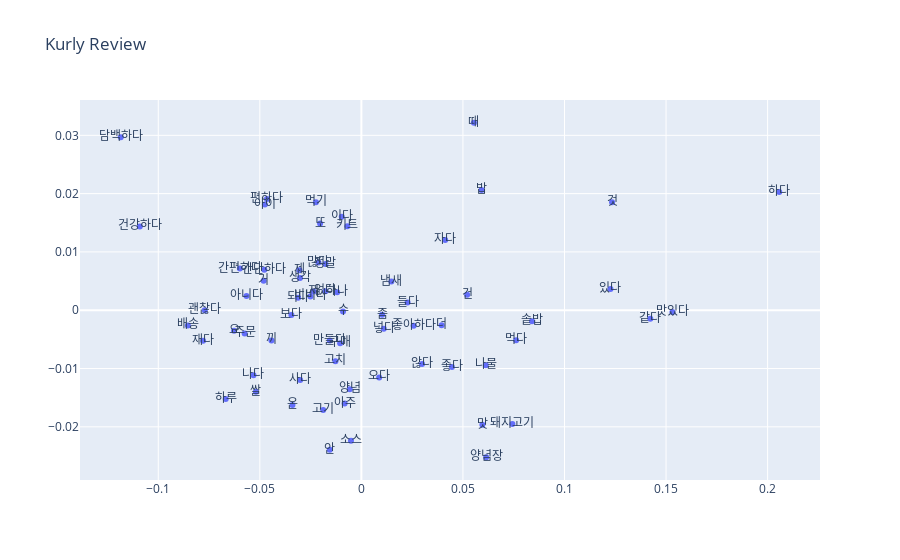

Source (notebook cell):
### Code cell
import plotly
import plotly.graph_objects as go
# annotation text 만들기 (시각화할 때 벡터 말고 단어도 필요하니까)
# vocabs = word_vectors.vocab.keys()

text=[]
for i,v in enumerate(vocabs):
    text.append(v)

fig = go.Figure(data=go.Scatter(x=xs,
                                y=ys,
                                mode='markers+text',
                                text=text)) 

fig.update_layout(title='Kurly Review')
fig.show()

plotly.offline.plot(
fig, filename='kurly_review.html'
)
fig.write_html("C:/Users/NT550-048/Desktop/잇더/솥밥/kurly_review_온하루한돈건나물솥밥.html")

### Figure 1 — Plotly figure (JSON) as saved in the notebook; plotly's stock layout.template omitted (floating-point values rounded to 4 significant figures)
{"data": [{"mode": "markers+text", "text": ["하다", "먹다", "맛있다", "좋다", "맛", "솥밥", "나물", "있다", "자다", "밥", "건", "구매", "같다", "소스", "재다", "이다", "것", "않다", "간편하다", "더", "건강하다", "온", "보다", "고기", "수", "양념장", "안", "키트", "좋아하다", "들다", "거", "요", "없다", "괜찮다", "정말", "넣다", "냄새", "끼", "고치", "나다", "좀", "되다", "주문", "먹기", "담백하다", "하루", "제", "만들다", "비비다", "쌀", "저", "돼지고기", "배송", "때", "간단하다", "아주", "양념", "아이", "많다", "편하다", "하나", "사다", "아니다", "오다", "생각", "또"], "type": "scatter", "x": [0.2057, 0.07618, 0.1531, 0.04457, 0.05956, 0.08401, 0.06122, 0.1226, 0.04125, 0.05918, 0.05206, -0.01047, 0.1423, -0.005123, -0.07795, -0.009661, 0.1234, 0.02986, -0.05983, 0.03951, -0.1091, -0.03393, -0.03446, -0.01882, -0.009037, 0.06144, -0.01554, -0.006933, 0.02571, 0.02273, -0.04814, -0.06269, -0.0177, -0.07712, -0.01769, 0.01102, 0.01478, -0.04428, -0.01279, -0.05313, 0.01023, -0.03116, -0.05748, -0.02238, -0.1185, -0.0668, -0.03051, -0.01557, -0.02511, -0.05194, -0.02362, 0.07433, -0.08541, 0.0554, -0.04779, -0.008257, -0.005717, -0.04751, -0.02115, -0.04649, -0.01192, -0.03014, -0.05657, 0.008764, -0.03022, -0.02035], "y": [0.02026, -0.00513, -0.0003011, -0.00974, -0.01966, -0.001892, -0.00942, 0.003662, 0.01204, 0.02061, 0.00266, -0.005673, -0.00147, -0.02239, -0.005232, 0.01604, 0.0185, -0.009234, 0.007149, -0.002582, 0.01436, -0.01627, -0.0008314, -0.01712, -0.0002135, -0.02522, -0.02395, 0.01439, -0.002668, 0.001316, 0.005046, -0.003535, 0.00325, -2.16e-05, 0.007929, -0.003159, 0.004908, -0.005184, -0.008746, -0.01117, -0.0007834, 0.002154, -0.003975, 0.01852, 0.02965, -0.01521, 0.006837, -0.005193, 0.002366, -0.01399, 0.003194, -0.01953, -0.002607, 0.03216, 0.006923, -0.01601, -0.01357, 0.01813, 0.008181, 0.01906, 0.003082, -0.01199, 0.00243, -0.01152, 0.005521, 0.01487]}], "layout": {"title": {"text": "Kurly Review"}}}
